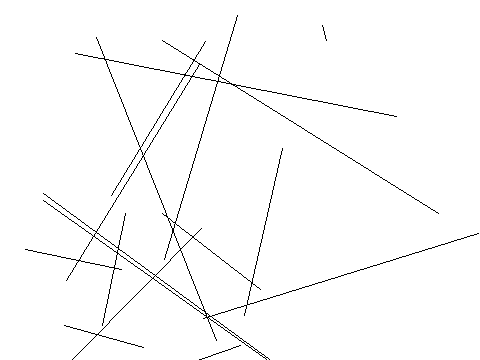

Source code (Python):
from PIL import Image, ImageDraw
image1 = Image.new('RGB', (480, 360), '#ffffff')
draw = ImageDraw.Draw(image1)
c=[412,435,183,29]
draw.ellipse(c,'#ffffff','#000000')
c=[88,410,292,279]
draw.ellipse(c,'#ffffff','#000000')
c=[286,107,241,253]
draw.ellipse(c,'#ffffff','#000000')
c=[113,404,82,109]
draw.ellipse(c,'#ffffff','#000000')
l=[310,389,43,193]
draw.line(l,'#000000')
l=[102,325,125,213]
draw.line(l,'#000000')
l=[66,280,199,64]
draw.line(l,'#000000')
l=[282,148,244,315]
draw.line(l,'#000000')
l=[17,415,201,228]
draw.line(l,'#000000')
l=[322,25,326,40]
draw.line(l,'#000000')
l=[366,430,43,200]
draw.line(l,'#000000')
l=[438,213,162,40]
draw.line(l,'#000000')
l=[96,37,216,340]
draw.line(l,'#000000')
l=[205,41,111,195]
draw.line(l,'#000000')
l=[164,259,237,15]
draw.line(l,'#000000')
l=[260,289,162,213]
draw.line(l,'#000000')
l=[25,249,121,269]
draw.line(l,'#000000')
l=[478,233,203,318]
draw.line(l,'#000000')
l=[46,413,240,345]
draw.line(l,'#000000')
l=[396,116,75,53]
draw.line(l,'#000000')
l=[143,347,64,325]
draw.line(l,'#000000')
image1.save('Artist20.png')